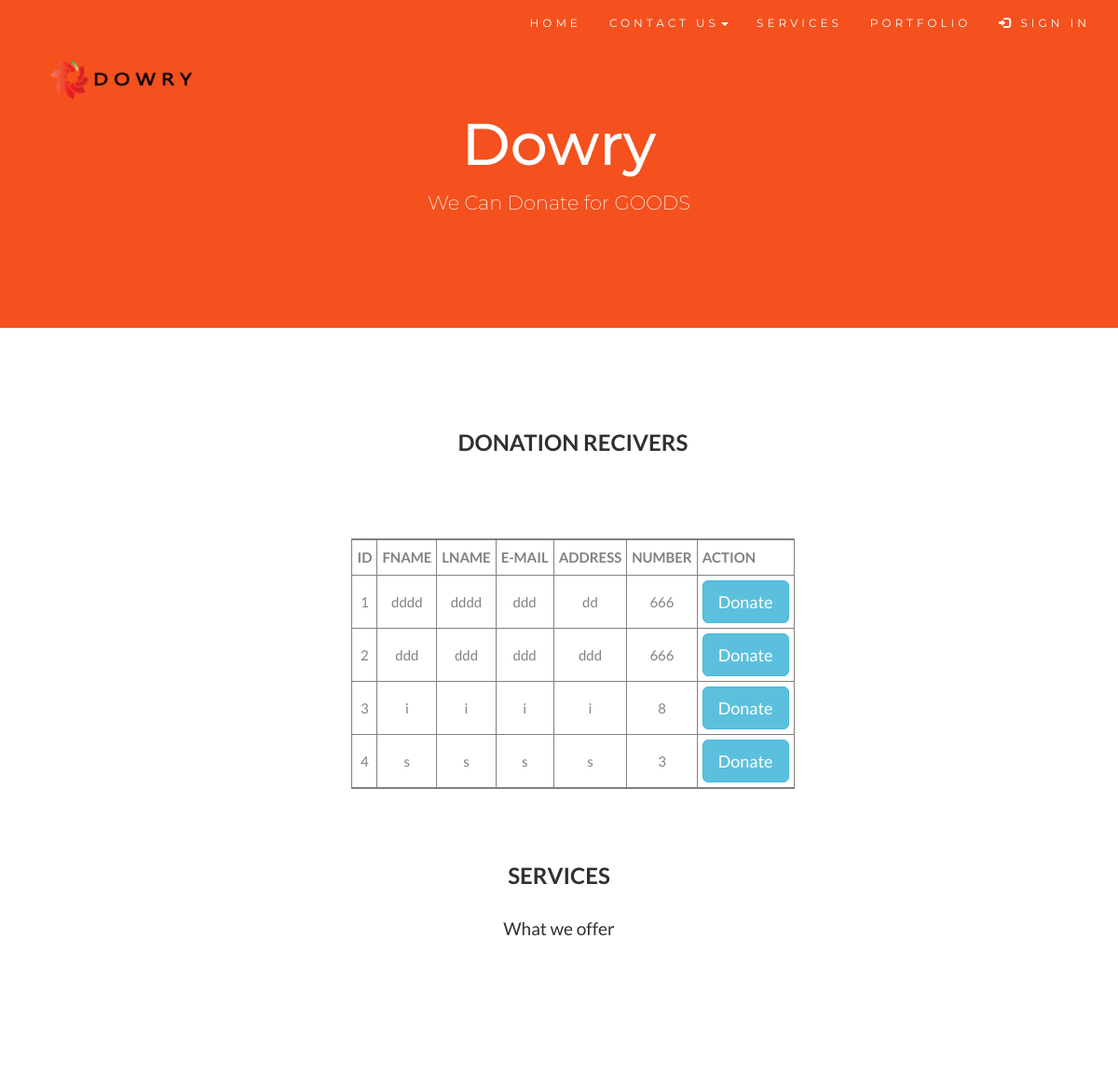
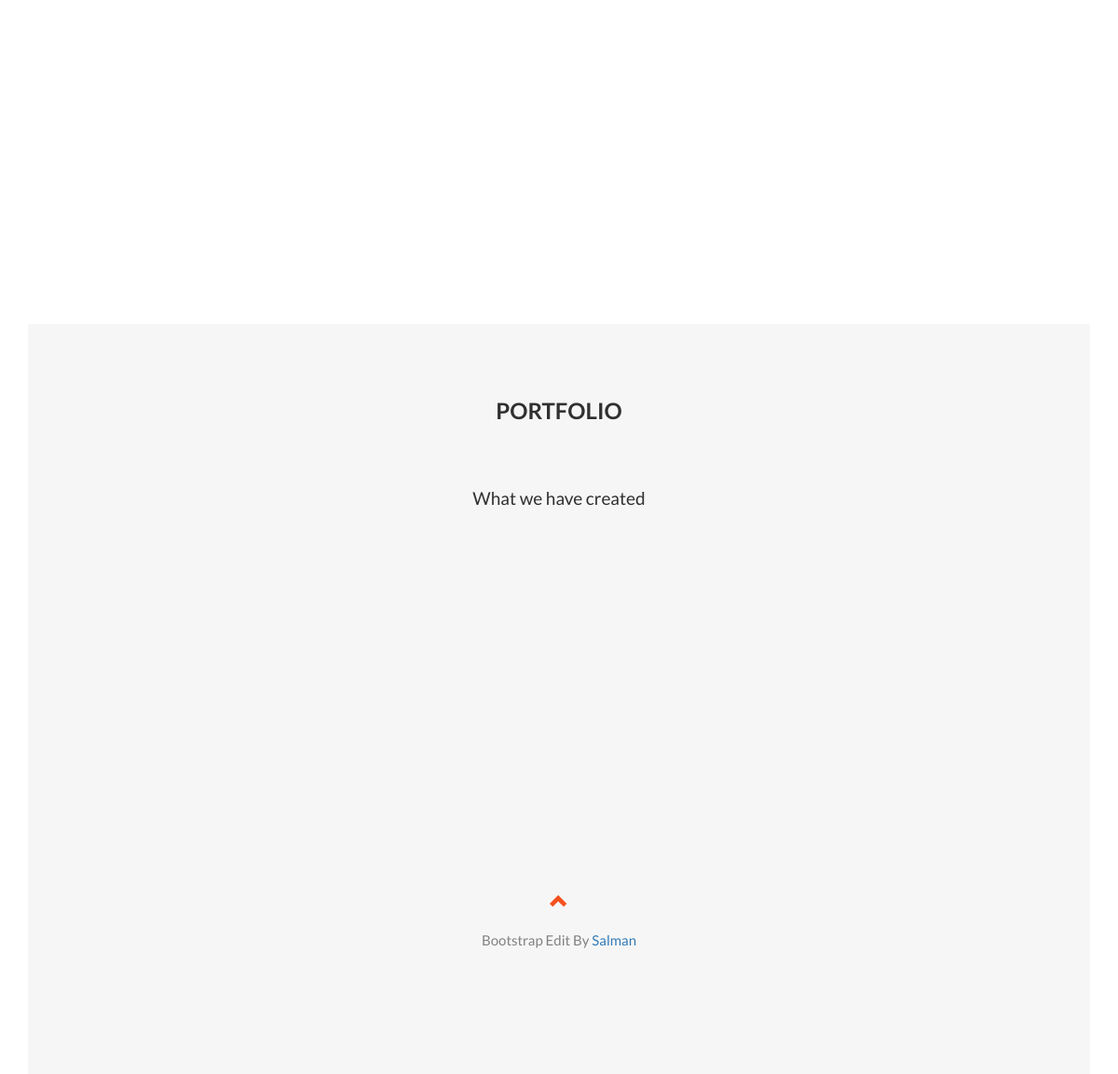
The app's page /donate.php with its own data (2 pictures, top to bottom).
### tables this page shows
CREATE TABLE `needy` (
  `nid` int(100) NOT NULL,
  `fname` varchar(255) NOT NULL,
  `lname` varchar(255) NOT NULL,
  `email` varchar(255) NOT NULL,
  `address` text NOT NULL,
  `number` varchar(255) NOT NULL
);

### donate.php (the view, shortened to what this page needs)
<!DOCTYPE html>
<html lang="en">
<head>
  <link rel="stylesheet" href="https://maxcdn.bootstrapcdn.com/bootstrap/3.3.7/css/bootstrap.min.css">
</head>
<body>
<nav class="navbar navbar-default navbar-fixed-top">
  <div class="container">
    <div class="navbar-header">
     <a class="navbar-brand" href="#myPage"><img class="img-responsive" src="d.png" width="200" height="100"></a>
    </div>
    <div class="collapse navbar-collapse" id="myNavbar">
      <ul class="nav navbar-nav navbar-right">
	     <li><a href="index.php">HOME</a></li>
        <li class="dropdown">
          <a class="dropdown-toggle" data-toggle="dropdown" href="#">CONTACT US<span class="caret"></span></a>
        </li>
        <li><a href="#services">SERVICES</a></li>
        <li><a href="#portfolio">PORTFOLIO</a></li>
        <li><a href="#" data-toggle="modal" data-target="#myModal"><span class="glyphicon glyphicon-log-in"></span> SIGN IN</a></li>
      </ul>
    </div>
  </div>
</nav>
<div class="jumbotron text-center">
  <h1>Dowry</h1>
  <p>We Can Donate for GOODS</p>
    </div>
<div class="container">
<div class="container">
	<h2 class="container-fluid text-center">DONATION RECIVERS</h2>
	<?php
			$servername = "127.0.0.1";
			$dbusername = "root";
			$dbpassword = "";
			$dbname = "final";
			$con = new mysqli($servername,$dbusername ,$dbpassword ,$dbname );
			$q = "select * from needy";
			$rs = $con->query($q);
			echo "<span id='output' >";
			echo "<table border=1 id='output' class='container-fluid text-center table-hover table-condensed'>";
			echo "<tr>";
					echo "<th>ID</th>";
					echo "<th>FNAME</th>";
					echo "<th>LNAME</th>";
					echo "<th>E-MAIL</th>";
					echo "<th>ADDRESS</th>";
					echo "<th>NUMBER</th>";
					echo "<th>ACTION</th>";
				echo "</tr>";
			while( $r = $rs->fetch_assoc())
			{
				echo "<tr>";
					echo "<td >" . $r["nid"] . "</td>";
					echo "<td>" . $r["fname"] . "</td>";
					echo "<td>" . $r["lname"] . "</td>";
					echo "<td>" . $r["email"] . "</td>";
					echo "<td>" . $r["address"] . "</td>";
					echo "<td>" . $r["number"] . "</td>";
					echo "<td><a href='#'  onclick='fun(". $r["nid"] . ");' data-toggle='modal' data-target='#newModal'   class='btn btn-info btn-lg'> Donate</a>  </td>";
				echo "</tr>";
			}
			echo "</table>";
			echo "</span>";
?>
</div>
<div id="services" class="container-fluid text-center">
  <h2>SERVICES</h2>
  <h4>What we offer</h4>
  <br>
  <br><br>
</div>
<div id="portfolio" class="container-fluid text-center bg-grey">
  <h2>Portfolio</h2><br>
  <h4>What we have created</h4>
  <br>
<footer class="container-fluid text-center">
  <a href="#myPage" title="To Top">
    <span class="glyphicon glyphicon-chevron-up"></span>
  </a>
  <p>Bootstrap Edit By <a href="https://www.w3schools.com" title="Visit w3schools">Salman</a></p>
</footer>
</body>
</html>

### donate.php (style rules this page uses)
body { font: 400 15px Lato, sans-serif; line-height: 1.8; color: #818181; }
h2 { font-size: 24px; text-transform: uppercase; color: #303030; font-weight: 600; margin-bottom: 30px; }
h4 { font-size: 19px; line-height: 1.375em; color: #303030; font-weight: 400; margin-bottom: 30px; }
.jumbotron { background-color: #f4511e; color: #fff; padding: 100px 25px; font-family: Montserrat, sans-serif; }
.container-fluid { padding: 60px 50px; }
.bg-grey { background-color: #f6f6f6; }
.navbar { margin-bottom: 0; background-color: #f4511e; z-index: 9999; border: 0; font-size: 12px !important; line-height: 1.42857143 !important; letter-spacing: 4px; border-radius: 0; font-family: Montserrat, sans-serif; }
.navbar li a, .navbar .navbar-brand { color: #fff !important; }
footer .glyphicon { font-size: 20px; margin-bottom: 20px; color: #f4511e; }

### records on screen
needy: nid "1", fname "dddd", lname "dddd", email "ddd", address "dd", number "666"
needy: nid "2", fname "ddd", lname "ddd", email "ddd", address "ddd", number "666"
needy: nid "3", fname "i", lname "i", email "i", address "i", number "8"
needy: nid "4", fname "s", lname "s", email "s", address "s", number "3"
